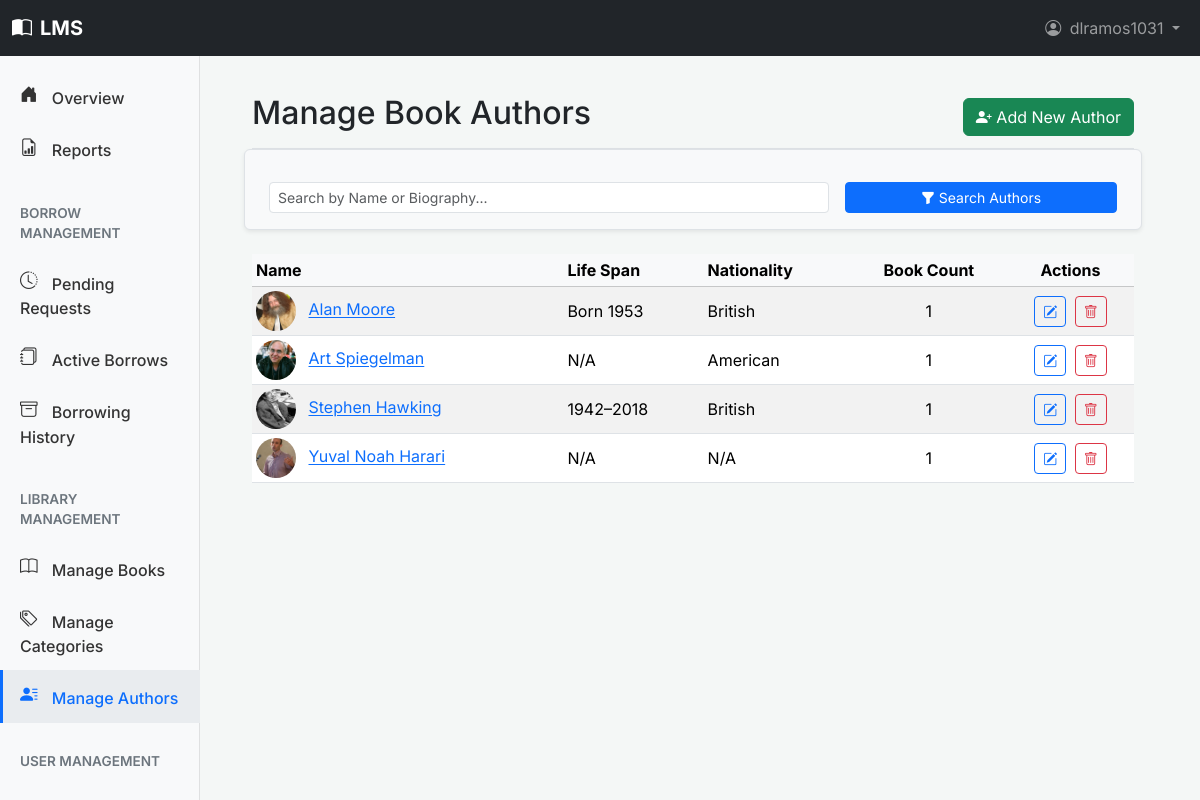
Page /dashboard/authors/ (signed in) on the committed database.
### users/models.py (models this page shows, shortened)
class CustomUser(AbstractUser):
    middle_initial = models.CharField(
        _('middle initial'),
        max_length=10,
        blank=True,
        null=True,
        help_text=_("User's middle initial (optional)")
    )
    suffix = models.CharField(
        _('suffix'),
        max_length=10,
        blank=True,
        null=True,
        help_text=_("e.g., Jr., Sr., III (optional)")
    )
    ROLE_CHOICES = (
        ('BORROWER', _('Borrower')),    # For students and other general library users
        ('LIBRARIAN', _('Librarian')),  # For library staff managing books and circulation
        ('ADMIN', _('Administrator')),  # For system administrators with full access
    )
    role = models.CharField(
        _('role'),
        max_length=20,
        choices=ROLE_CHOICES,
        default='BORROWER',
        help_text=_('The primary role of this user within the library system')
    )
    borrower_id_label = models.CharField(
        _('borrower ID label'),
        max_length=50,
        default="Library ID",
        help_text=_("Label for the borrower's unique identifier (e.g., Student ID, Library Card No.)")
    )
    borrower_id_value = models.CharField(
        _('borrower ID value'),
        max_length=50,
        unique=True,
        null=True,
        blank=True,
        help_text=_("The borrower's unique library identifier value (e.g., 'S12345', 'LC00789')")
    )
    physical_address = models.TextField(
        _('physical address'),
        blank=True,
        null=True,
        help_text=_("Borrower's physical mailing address (optional)")
    )
    birth_date = models.DateField(
        _('birth date'),
        null=True,
        blank=True,
        help_text=_("Borrower's date of birth (optional)")
    )
    phone_number = models.CharField(
        _('phone number'),
        max_length=20,
        blank=True,
        null=True,
        help_text=_("Borrower's contact phone number (optional)")
    )
    profile_picture = models.ImageField(
        _("Profile Picture"),
        upload_to='profile_pics/',
        blank=True,
        null=True,
        help_text=_("Upload a profile picture (optional).")
    )
    favorite_books = models.JSONField(
        _("Favorite Books"),
        default=list,
        blank=True,
        help_text=_("List of favorite book ISBNs with timestamps.")
    )
    BORROWER_TYPE_CHOICES = (
        ('STUDENT', _('Student')),                  # Full-time students
        ('FACULTY', _('Faculty')),                  # Faculty members
        ('STAFF_MEMBER', _('Staff Member')),        # University staff (non-faculty) who are borrowers
        ('ALUMNI', _('Alumni')),                    # Former students who are still borrowers
        ('COMMUNITY', _('Community Member')),       # Other verified local borrowers
        ('OTHER', _('Other Verified Borrower')),    # Other verified borrowers (e.g., local residents, non-student/faculty)
    )
    borrower_type = models.CharField(
        _('borrower type'),
        max_length=30,
        choices=BORROWER_TYPE_CHOICES,
        null=True,
        blank=True,
        help_text=_('Category of the borrower, e.g., Student, Faculty (used if role is Borrower)')
    )
    groups = models.ManyToManyField(
        'auth.Group',
        verbose_name=_('groups'),
        blank=True,
        help_text=_(
            'The groups this user belongs to. A user will get all permissions '
            'granted to each of their groups.'
        ),
        related_name="customuser_groups",
        related_query_name="customuser",
    )
    user_permissions = models.ManyToManyField(
        'auth.Permission',
        verbose_name=_('user permissions'),
        blank=True,
        help_text=_('Specific permissions for this user.'),
        related_name="customuser_permissions",
        related_query_name="customuser",
    )
    class Meta:
        verbose_name = _('User')
        verbose_name_plural = _('Users')
        ordering = ['last_name', 'first_name']

### books/models.py (models this page shows, shortened)
class Author(models.Model):
    name = models.CharField(
        max_length=200,
        help_text=_("Enter the author's full name (e.g., J.R.R. Tolkien)")
    )
    biography = models.TextField(
        blank=True,
        null=True,
        help_text=_("A short biography of the author (optional)")
    )
    date_of_birth = models.DateField(
        _("Date of Birth"), # Changed to use verbose_name directly
        null=True,
        blank=True,
        help_text=_("Author's date of birth (optional)")
    )
    date_of_death = models.DateField(
        _("Date of Death"),
        null=True,
        blank=True,
        help_text=_("Author's date of death, if applicable (optional)")
    )
    nationality = models.CharField(
        _("Nationality"),
        max_length=100,
        blank=True,
        null=True,
        help_text=_("Author's nationality (e.g., British, American) (optional)")
    )
    alternate_names = models.CharField(
        _("Alternate Names"),
        max_length=500, # Increased length for potentially multiple names
        blank=True,
        null=True,
        help_text=_("Other names the author is known by, separated by commas (e.g., pen names, maiden names) (optional)")
    )
    author_website = models.URLField(
        _("Author Website"),
        blank=True,
        null=True,
        help_text=_("A link to the author's official website or a relevant resource page (optional)")
    )
    author_photo = models.ImageField(
        _("Author Photo"),
        upload_to='author_photos/',
        blank=True,
        null=True,
        help_text=_("A photo of the author (optional).")
    )
    class Meta:
        ordering = ['name']
        verbose_name = _('Author')
        verbose_name_plural = _('Authors')
    def get_life_span(self):
        if self.date_of_birth:
            birth_year = self.date_of_birth.year
            if self.date_of_death:
                death_year = self.date_of_death.year
                return f"{birth_year}–{death_year}"
            return f"Born {birth_year}"
        return "N/A"
    get_life_span.short_description = _('Life Span')

### books/views.py (the view)
# urls.py: path('dashboard/authors/', views.StaffAuthorListView.as_view(), name='dashboard_author_list'),
class StaffAuthorListView(StaffRequiredMixin, ListView):
    model = Author
    template_name = 'books/dashboard/book_management/author_list.html'
    context_object_name = 'authors'
    paginate_by = 20
    def get_queryset(self):
        queryset = super().get_queryset()
        search_term = self.request.GET.get('search', '').strip()
        if search_term:
            queryset = queryset.filter(
                Q(name__icontains=search_term) |
                Q(biography__icontains=search_term)
            ).distinct()
        return queryset.order_by('name')
    def get_context_data(self, **kwargs):
        context = super().get_context_data(**kwargs)
        context['page_title'] = _('Manage Authors')
        context['current_search'] = self.request.GET.get('search', '')
        query_params = self.request.GET.copy()
        query_params.pop('page', None)
        context['other_query_params'] = query_params.urlencode()
        return context

### books/templates/books/dashboard/book_management/author_list.html (shortened to what this page needs)
{% extends "dashboard/base.html" %}
{% load static %}
{% load bootstrap5 %}
{% block dashboard_page_title_main %}Manage Book Authors{% endblock %}
{% block dashboard_page_actions %}
    <a href="{% url 'books:dashboard_author_add' %}" class="btn btn-success">
        <i class="bi bi-person-plus-fill"></i> Add New Author
    </a>
{% endblock %}
{% block dashboard_content_main %}
    <form method="get" class="row g-3 align-items-center mb-4 p-3 bg-light border rounded shadow-sm">
        <div class="col-md-8">
            <input type="text" name="search" class="form-control form-control-sm" placeholder="Search by Name or Biography..." value="{{ current_search|default:'' }}">
        </div>
        <div class="col-md-4">
            <button class="btn btn-primary btn-sm w-100" type="submit"><i class="bi bi-funnel-fill"></i> Search Authors</button>
        </div>
    </form>
    <div class="table-responsive mt-3">
        <table class="table table-striped table-hover table-sm align-middle">
            <thead class="table-light">
                <tr>
                    <th>Name</th>
                    <th>Life Span</th>
                    <th>Nationality</th>
                    <th class="text-center">Book Count</th>
                    <th class="text-center">Actions</th>
                </tr>
            </thead>
            <tbody>
                {% for author_item in authors %}
                <tr>
                    <td>
                        {% if author_item.author_photo %}
                            <img src="{{ author_item.author_photo.url }}"
                                 class="me-2 rounded-circle"
                                 style="width: 40px; height: 40px; object-fit: cover;">
                        {% else %}
                            <span class="d-inline-block bg-light border rounded-circle me-2 align-middle"
                                  style="width: 40px; height: 40px; line-height: 40px; text-align: center;">
                                <i class="bi bi-person-fill text-muted fs-5"></i>
                            </span>
                        {% endif %}
                        <a href="{% url 'books:dashboard_author_detail' pk=author_item.pk %}">{{ author_item.name }}</a>
                    </td>
                    <td>{{ author_item.get_life_span }}</td>
                    <td>{{ author_item.nationality|default:"N/A" }}</td>
                    <td class="text-center">{{ author_item.books.count }}</td>
                    <td class="text-center">
                        <a href="{% url 'books:dashboard_author_edit' pk=author_item.pk %}" class="btn btn-sm btn-outline-primary me-1" title="Edit Author">
                            <i class="bi bi-pencil-square"></i>
                        </a>
                        <a href="{% url 'books:dashboard_author_delete_confirm' pk=author_item.pk %}" class="btn btn-sm btn-outline-danger" title="Delete Author">
                            <i class="bi bi-trash"></i>
                        </a>
                    </td>
                </tr>
                {% empty %}
                <tr>
                    <td colspan="4" class="text-center text-muted py-4">
                        No authors found. <a href="{% url 'books:dashboard_author_add' %}">Add the first one!</a>
                    </td>
                </tr>
                {% endfor %}
            </tbody>
        </table>
    </div>
{% endblock dashboard_content_main %}

### templates/base.html (shortened to what this page needs)
{% load bootstrap5 %}
{% load static %}
<!DOCTYPE html>
<html lang="en">
<head>
    <link rel="stylesheet" href="{% static 'css/inter_font.css' %}">
    <link rel="stylesheet" href="{% static 'vendor/bootstrap-icons/bootstrap-icons.css' %}">
    {% bootstrap_css %}
    <link rel="stylesheet" href="{% static 'css/auth_styles.css' %}">
</head>
<body class="{% block body_class %}{% endblock %}">
  <nav class="navbar navbar-expand-lg navbar-dark bg-dark fixed-top">
    <div class="container-fluid">
      <a class="navbar-brand fw-bold"
        href="{% if user.is_authenticated %}{% if user.role == 'LIBRARIAN' or user.role == 'ADMIN' or user.is_staff %}{% url 'books:dashboard_home' %}{% else %}{% url 'books:portal_catalog' %}{% endif %}{% else %}{% url 'users:login' %}{% endif %}">
        <i class="bi bi-book-half me-2"></i>LMS
      </a>
      <div class="collapse navbar-collapse" id="mainNavbarContent">
          {% block site_nav_items %}
              <ul class="navbar-nav ms-auto mb-2 mb-lg-0">
                  {% if user.is_authenticated %}
                      <li class="nav-item dropdown">
                          <a class="nav-link dropdown-toggle" href="#" id="userProfileDropdown" role="button" data-bs-toggle="dropdown" aria-expanded="false">
                              {% if user.profile_picture %}
                                  <img src="{{ user.profile_picture.url }}" alt="{{ user.username }}" class="rounded-circle me-1" style="width: 24px; height: 24px; object-fit: cover;">
                              {% else %}
                                  <i class="bi bi-person-circle me-1"></i>
                              {% endif %}
                              {{ user.first_name|default:user.username }}
                          </a>
                      </li>
                  {% endif %}
              </ul>
          {% endblock site_nav_items %}
      </div>
    </div>
  </nav>
  <main class="{% block main_container_class %}container{% endblock %}">
      {% block content_body %}{% endblock content_body %}
  </main>
</body>
</html>

### templates/base.html (style rules this page uses)
body { font-family: 'Inter', sans-serif; padding-top: 70px; }

### templates/dashboard/base.html (style rules this page uses)
body { background-color: #f4f7f6; }

### rows in the picture
CustomUser: first_name "dlramos1031"
Author: author_photo (picture), name "Alan Moore", get_life_span "Born 1953", nationality "British", books.count "1"
Author: author_photo (picture), name "Art Spiegelman", get_life_span "N/A", nationality "American", books.count "1"
Author: author_photo (picture), name "Stephen Hawking", get_life_span "1942–2018", nationality "British", books.count "1"
Author: author_photo (picture), name "Yuval Noah Harari", get_life_span "N/A", nationality "N/A", books.count "1"
